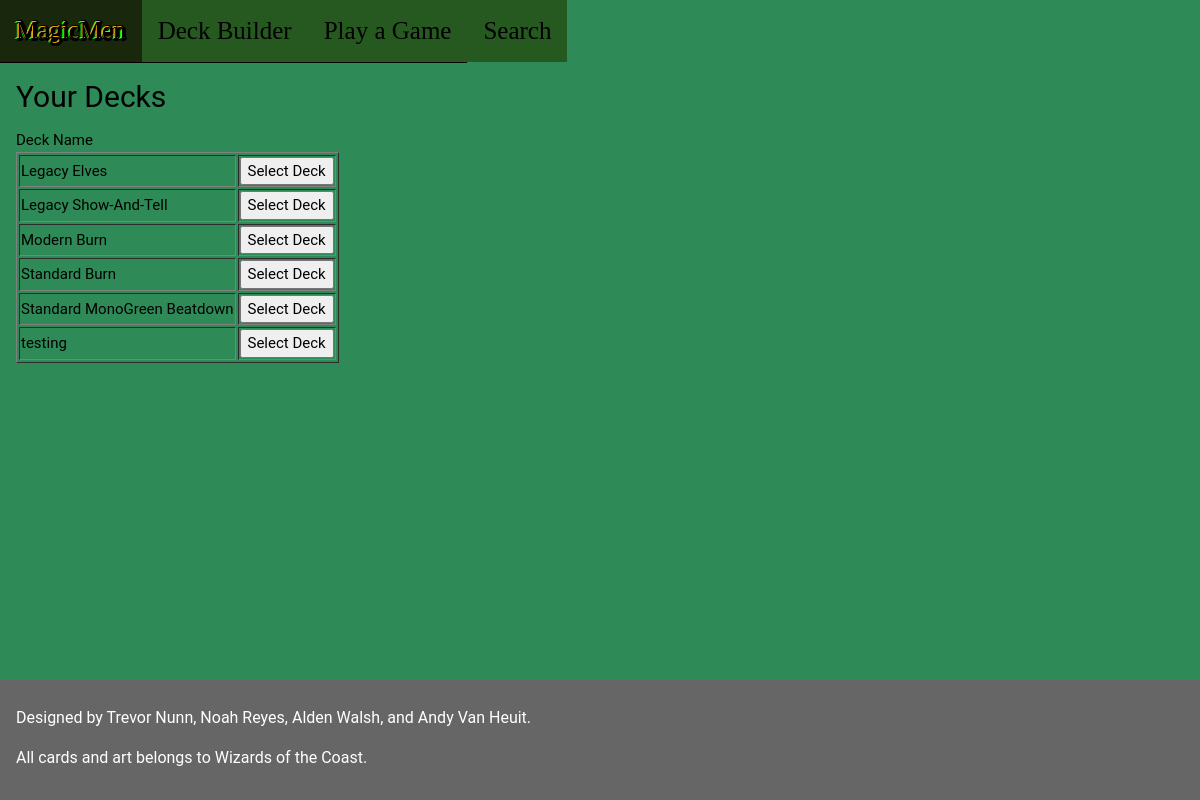
/gameBoard.php, run on an earlier commit of the app's database.
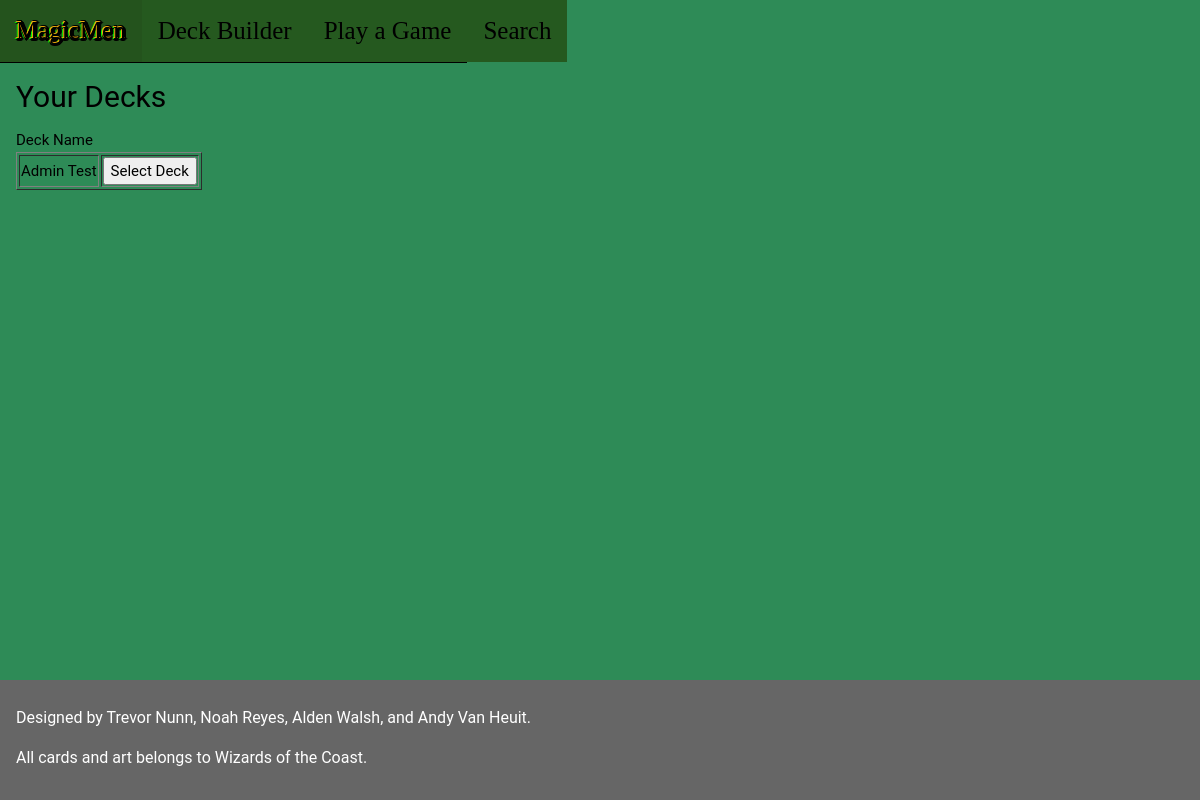
And on a later commit of the database.
### tables this page shows
CREATE TABLE DeckInfo (
  deckID integer unique not null,
  playerID integer,
  deckName text,
  deckSize integer,
  primary key (deckID, playerID),
  foreign key (playerID) references Players(playerID)
    on update cascade
    on delete cascade
);

### gameBoard.php (the view, shortened to what this page needs)
<!DOCTYPE html>
<html>
<link rel="stylesheet" href="normal.css">
<body>
  <div class="w3-top">
    <ul class="w3-navbar w3-theme w3-top w3-left-align w3-large">
      <li><a href="indexLoggedIn.html"><div id="header">MagicMen</div></a></li>
      <div>
        <li><a href=deckBuilder.php><div id="navbar">Deck Builder</div></a></li>
        <li><a href="playgame.php"><div id="navbar">Play a Game</div></a></li>
        <li><a href="search.html"><div id="navbar">Search</div></a></li>
      </div>
    </ul>
  </div>
  <div class="w3-row w3-padding-64">
    <div class="w3-twothird w3-container">
      <h2>Your Decks</h2>
        <?php
        try
        {
          $db = new PDO('sqlite:./database/mtgcard.db');
          $db->setAttribute(PDO::ATTR_ERRMODE, PDO::ERRMODE_EXCEPTION);
          $result = $db->query("SELECT * FROM DeckInfo ORDER BY deckName;");
          echo '<table border="1">';
          foreach($result as $tuple)
          {
            echo '<tr><td>';
            echo "$tuple[deckName]";
            echo '</td><td>';
            echo '<form action="/gameBoard.php" method="POST">';
            echo '<input type="submit" value="Select Deck"></form>';
            echo '</td></tr>';
          }
          echo '</table>';
        }
        catch(PDOException $e)
        {
          die('Exception : '.$e->getMessage());
        }
        ?>
      </div>
    </div>
<footer id="myFooter">
  <div id="footer" class="w3-container w3-theme-l2 w3-padding-16">
    <h6>Designed by Trevor Nunn, Noah Reyes, Alden Walsh, and Andy Van Heuit.
      <p>
        All cards and art belongs to Wizards of the Coast.
      </h6>
    </div>
  </footer>
</body>
</html>

What changed in the data, as far as the page shows it:
removed deckinfo: deckName "Legacy Elves"
removed deckinfo: deckName "Legacy Show-And-Tell"
removed deckinfo: deckName "Modern Burn"
removed deckinfo: deckName "Standard Burn"
removed deckinfo: deckName "Standard MonoGreen Beatdown"
removed deckinfo: deckName "testing"
added deckinfo: deckName "Admin Test"
